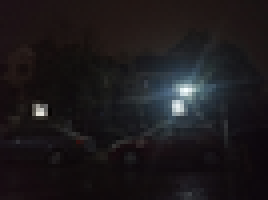
#> input picture Experiment2/night.png, 67 x 50 px, shrunk from 322 x 243 before the run (shown 4 times larger)
$ python task3_histogram_equalization.py
#> lines starting #> are read from the running program, lines starting #| are printed output that depends on the picture
### Experiment2/utils.py
"""
Utility functions for Experiment 2: Image Enhancement
"""
import cv2
import numpy as np
import matplotlib.pyplot as plt
from scipy import ndimage
import skimage.exposure as exposure

def load_experiment2_images():
    """Load images for Experiment 2"""
    first_img = cv2.imread('night.png')
#> first_img is the input picture: shape (50, 67, 3); mean B, G, R 27.6, 25.7, 28.9
    sec_img = cv2.imread('peppers.jpg')
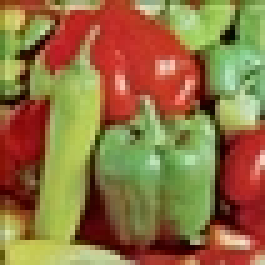
#> input picture Experiment2/peppers.JPG, 53 x 53 px, shrunk from 256 x 256 before the run, found by its file name (shown 5 times larger)
#> sec_img is the input picture: shape (53, 53, 3); mean B, G, R 65.2, 113.3, 144.5

    if first_img is None:
        raise FileNotFoundError("night.png not found")
    if sec_img is None:
        raise FileNotFoundError("peppers.jpg not found")

    # Convert BGR to RGB for display
    first_rgb = cv2.cvtColor(first_img, cv2.COLOR_BGR2RGB)
    sec_rgb = cv2.cvtColor(sec_img, cv2.COLOR_BGR2RGB)

    print(f"First Image (night.png): {first_rgb.shape}")
#| First Image (night.png): (50, 67, 3)
    print(f"Second Image (peppers.jpg): {sec_rgb.shape}")
#| Second Image (peppers.jpg): (53, 53, 3)

    return first_img, sec_img, first_rgb, sec_rgb

def save_figure(filename, dpi=300):
    """Save current matplotlib figure"""
    plt.savefig(filename, dpi=dpi, bbox_inches='tight')
    print(f"Saved: {filename}")

def show_image_grid(images, titles, rows, cols, figsize=(15, 10)):
    """Display multiple images in a grid"""
    fig, axes = plt.subplots(rows, cols, figsize=figsize)

    if rows == 1 and cols == 1:
        axes = [axes]
    elif rows > 1 or cols > 1:
        axes = axes.flatten()

    for ax, img, title in zip(axes, images, titles):
        if len(img.shape) == 2:  # Grayscale
            ax.imshow(img, cmap='gray')
        else:  # Color
            ax.imshow(img)
        ax.set_title(title, fontsize=10)
        ax.axis('off')

    # Hide empty subplots
    for i in range(len(images), len(axes)):
        axes[i].axis('off')

    plt.tight_layout()
    return fig

# [46 lines left out: function plot_histograms, not called in this run]

### Experiment2/task3_histogram_equalization.py
"""
Task 3: Histogram Equalization
"""
import cv2
import numpy as np
import matplotlib.pyplot as plt
from utils import load_experiment2_images, save_figure, show_image_grid

def apply_histogram_equalization(image_rgb):
    """Apply various histogram equalization techniques"""

    results = {'Original': image_rgb}

    # Convert to grayscale for basic equalization
    gray = cv2.cvtColor(image_rgb, cv2.COLOR_RGB2GRAY)

    # 1. Global histogram equalization
    equalized_global = cv2.equalizeHist(gray)
    results['Global Equalization'] = cv2.cvtColor(equalized_global, cv2.COLOR_GRAY2RGB)

    # 2. CLAHE (Contrast Limited Adaptive Histogram Equalization)
    clahe = cv2.createCLAHE(clipLimit=2.0, tileGridSize=(8, 8))
    equalized_clahe = clahe.apply(gray)
    results['CLAHE (Clip=2.0)'] = cv2.cvtColor(equalized_clahe, cv2.COLOR_GRAY2RGB)

    # 3. CLAHE with different parameters
    clahe2 = cv2.createCLAHE(clipLimit=4.0, tileGridSize=(16, 16))
    equalized_clahe2 = clahe2.apply(gray)
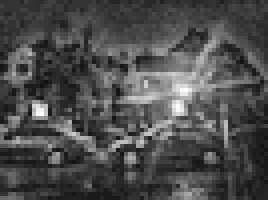
#> equalized_clahe2: shape (50, 67) (shown 4 times larger); min 18, max 255, mean 76.6
    results['CLAHE (Clip=4.0)'] = cv2.cvtColor(equalized_clahe2, cv2.COLOR_GRAY2RGB)

    # 4. Color image equalization (per channel)
    if len(image_rgb.shape) == 3:
        # Method 1: Equalize each channel separately
        channels = cv2.split(image_rgb)
        eq_channels = []
        for ch in channels:
            eq_channels.append(cv2.equalizeHist(ch))
#> this loop made 3 passes
#> after the loop, eq_channels = 3 items
        equalized_color = cv2.merge(eq_channels)
        results['Color Equalization (per channel)'] = equalized_color

        # Method 2: Equalize in LAB color space
        lab = cv2.cvtColor(image_rgb, cv2.COLOR_RGB2LAB)
#> lab: shape (50, 67, 3); mean of channels 0, 1, 2 24.4, 129.9, 127.5
        l, a, b = cv2.split(lab)
        l_eq = cv2.equalizeHist(l)
        lab_eq = cv2.merge([l_eq, a, b])
#> lab_eq: shape (50, 67, 3); mean of channels 0, 1, 2 132.7, 129.9, 127.5
        equalized_lab = cv2.cvtColor(lab_eq, cv2.COLOR_LAB2RGB)
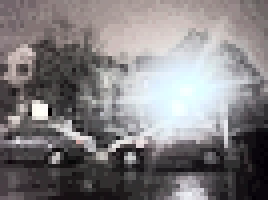
#> equalized_lab: shape (50, 67, 3) (shown 4 times larger); mean R, G, B 130.2, 126.7, 128.4
        results['LAB Space Equalization'] = equalized_lab

        # Method 3: Equalize in YUV color space
        yuv = cv2.cvtColor(image_rgb, cv2.COLOR_RGB2YUV)
#> yuv: shape (50, 67, 3); mean of channels 0, 1, 2 26.9, 128.4, 129.8
        y, u, v = cv2.split(yuv)
        y_eq = cv2.equalizeHist(y)
        yuv_eq = cv2.merge([y_eq, u, v])
#> yuv_eq: shape (50, 67, 3); mean of channels 0, 1, 2 132, 128.4, 129.8
        equalized_yuv = cv2.cvtColor(yuv_eq, cv2.COLOR_YUV2RGB)
        results['YUV Space Equalization'] = equalized_yuv

    # 5. Adaptive equalization with different grid sizes
    grid_sizes = [(4, 4), (8, 8), (16, 16)]
    for grid in grid_sizes:
        clahe_grid = cv2.createCLAHE(clipLimit=2.0, tileGridSize=grid)
        equalized_grid = clahe_grid.apply(gray)
        results[f'CLAHE Grid {grid}'] = cv2.cvtColor(equalized_grid, cv2.COLOR_GRAY2RGB)
#> this loop made 3 passes
#> pass 1, in apply_histogram_equalization, `equalized_grid = clahe_grid.apply(gray)`:
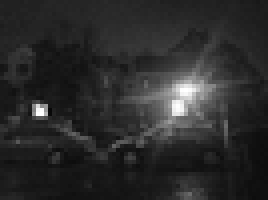
#> equalized_grid: shape (50, 67) (shown 4 times larger); min 8, max 255, mean 43.4
#> after the loop, results = 10 items

    return results

def plot_cumulative_histograms(images_dict):
    """Plot cumulative distribution functions for comparison"""
    fig, axes = plt.subplots(2, 3, figsize=(15, 10))
    axes = axes.flatten()

    methods = list(images_dict.keys())[:6]  # Plot first 6 methods

    for idx, method in enumerate(methods):
        img = images_dict[method]
        if len(img.shape) == 3:
            gray = cv2.cvtColor(img, cv2.COLOR_RGB2GRAY)
        else:
            gray = img

        # Compute histogram and CDF
        hist, bins = np.histogram(gray.flatten(), 256, [0, 256])
        cdf = hist.cumsum()
        cdf_normalized = cdf / cdf.max()

        ax = axes[idx]
        ax.plot(cdf_normalized, color='blue')
        ax.set_title(f'{method}\nCDF')
        ax.set_xlabel('Pixel Value')
        ax.set_ylabel('Cumulative Probability')
        ax.grid(True, alpha=0.3)
        ax.set_xlim([0, 255])

    plt.tight_layout()
    return fig

def main():
    print("=" * 60)
    print("TASK 3: HISTOGRAM EQUALIZATION")
    print("=" * 60)

    # Load first image (night.png)
    first_img, _, first_rgb, _ = load_experiment2_images()

    print("\nApplying histogram equalization techniques...")

    # Apply equalization methods
    equalized = apply_histogram_equalization(first_rgb)
#> equalized = 10 items

    # Display results
    images = list(equalized.values())
#> images = 10 items
    titles = list(equalized.keys())
#> titles = ['Original', 'Global Equalization', 'CLAHE (Clip=2.0)', 'CLAHE (Clip=4.0)', 'Color Equalization (per channel)', 'LAB Space Equalization', 'YUV Space Equalization', 'CLAHE Grid (4, 4)', 'CLAHE Grid (8, 8)', 'CLAHE Grid (16, 16)']

    fig1 = show_image_grid(images, titles, 3, 3, figsize=(15, 12))
#> the loop in show_image_grid, `for ax, img, title in zip(axes, images, titles):` made 9 passes
    plt.suptitle('Histogram Equalization Methods', fontsize=16, y=1.02)
    save_figure('output_task3_equalization_methods.png')
#> in save_figure, `plt.savefig(filename, dpi=dpi, bbox_inches='tight')`:
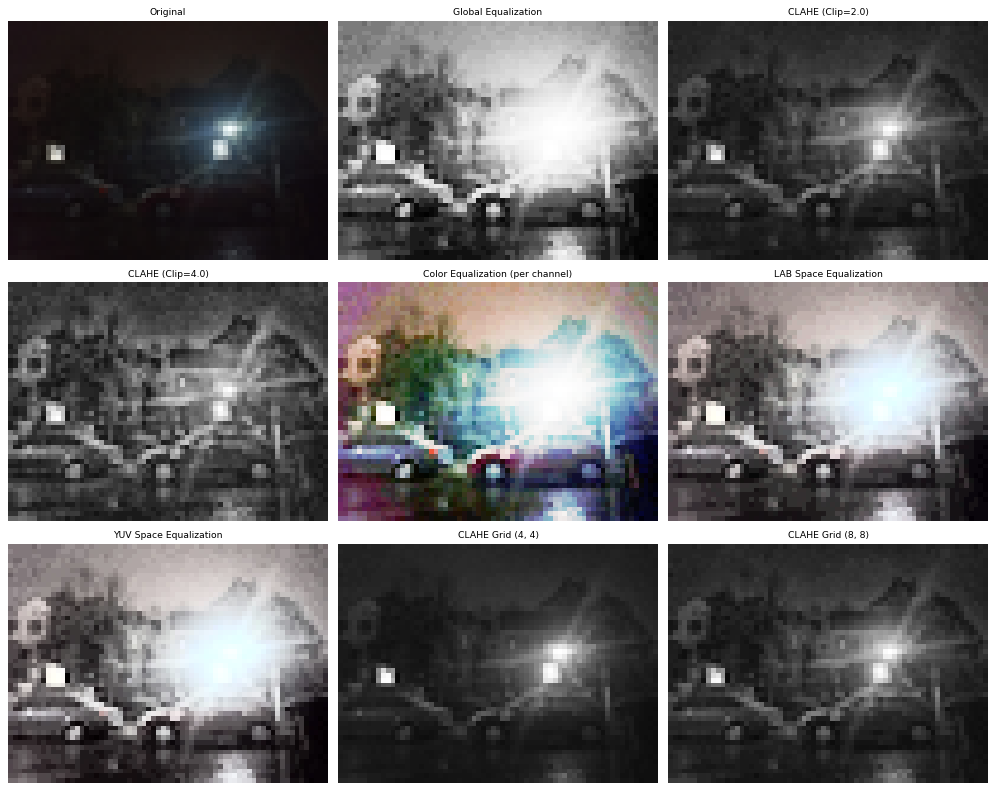
#> figure drawn by matplotlib, 9 panels
    plt.show()

    # Plot cumulative histograms
    print("\nAnalyzing cumulative distribution functions...")
    fig2 = plot_cumulative_histograms(equalized)
#> in plot_cumulative_histograms, `methods = list(images_dict.keys())[:6]`: methods = ['Original', 'Global Equalization', 'CLAHE (Clip=2.0)', 'CLAHE (Clip=4.0)', 'Color Equalization (per channel)', 'LAB Space Equalization']
#> the loop in plot_cumulative_histograms, `for idx, method in enumerate(methods):` made 6 passes
    plt.suptitle('Cumulative Distribution Functions (CDFs)', fontsize=16, y=1.02)
    save_figure('output_task3_cumulative_histograms.png')
#> call 2 of save_figure, with filename = 'output_task3_cumulative_histograms.png', dpi = 300
#> in save_figure (call 2), `plt.savefig(filename, dpi=dpi, bbox_inches='tight')`:
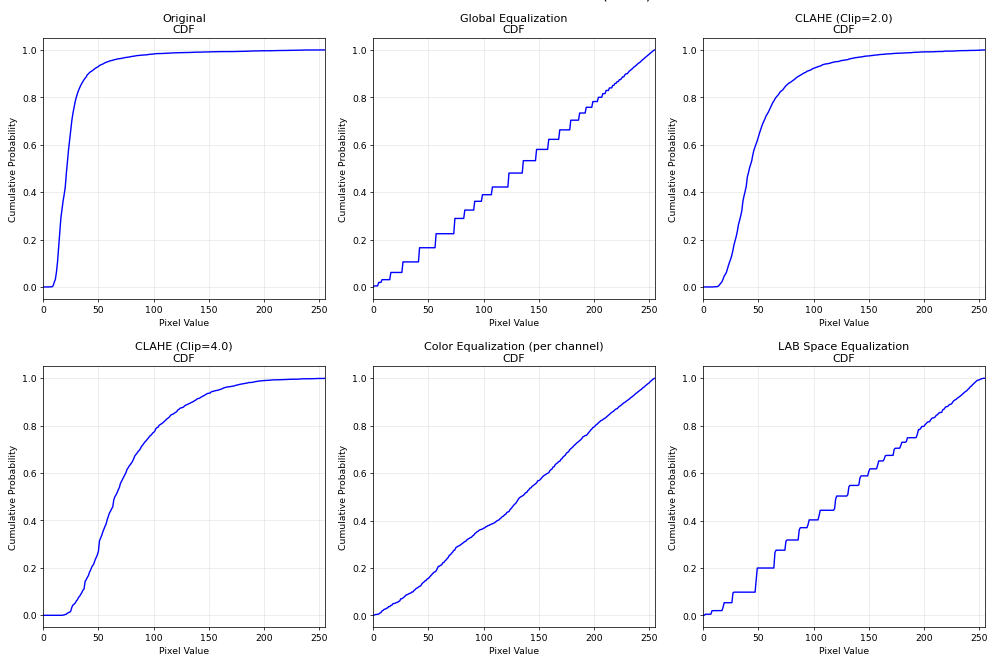
#> figure drawn by matplotlib, 6 panels; panel 1: curve peaks at x = 253, y = 1; panel 2: curve peaks at x = 255, y = 1; panel 3: curve peaks at x = 255, y = 1; panel 4: curve peaks at x = 255, y = 1

    # Compare before/after histograms for best methods
    print("\nComparing histogram distributions...")
    best_methods = ['Original', 'Global Equalization', 'CLAHE (Clip=2.0)',
                   'LAB Space Equalization', 'CLAHE Grid (16, 16)']

    fig3, axes = plt.subplots(len(best_methods), 2, figsize=(12, 3*len(best_methods)))

    for idx, method in enumerate(best_methods):
        img = equalized[method]

        # Show image
        axes[idx, 0].imshow(img)
        axes[idx, 0].set_title(method)
        axes[idx, 0].axis('off')

        # Show histogram
        if len(img.shape) == 3:
            gray = cv2.cvtColor(img, cv2.COLOR_RGB2GRAY)
        else:
            gray = img

        axes[idx, 1].hist(gray.flatten(), bins=256, color='gray', alpha=0.7, density=True)
        axes[idx, 1].set_title(f'Histogram\nMean: {gray.mean():.1f}, Std: {gray.std():.1f}')
        axes[idx, 1].set_xlabel('Pixel Value')
        axes[idx, 1].set_ylabel('Frequency')
        axes[idx, 1].set_xlim([0, 255])
        axes[idx, 1].grid(True, alpha=0.3)

    plt.tight_layout()
    save_figure('output_task3_histogram_comparison.png')
#> call 3 of save_figure, with filename = 'output_task3_histogram_comparison.png', dpi = 300
#> in save_figure (call 3), `plt.savefig(filename, dpi=dpi, bbox_inches='tight')`:
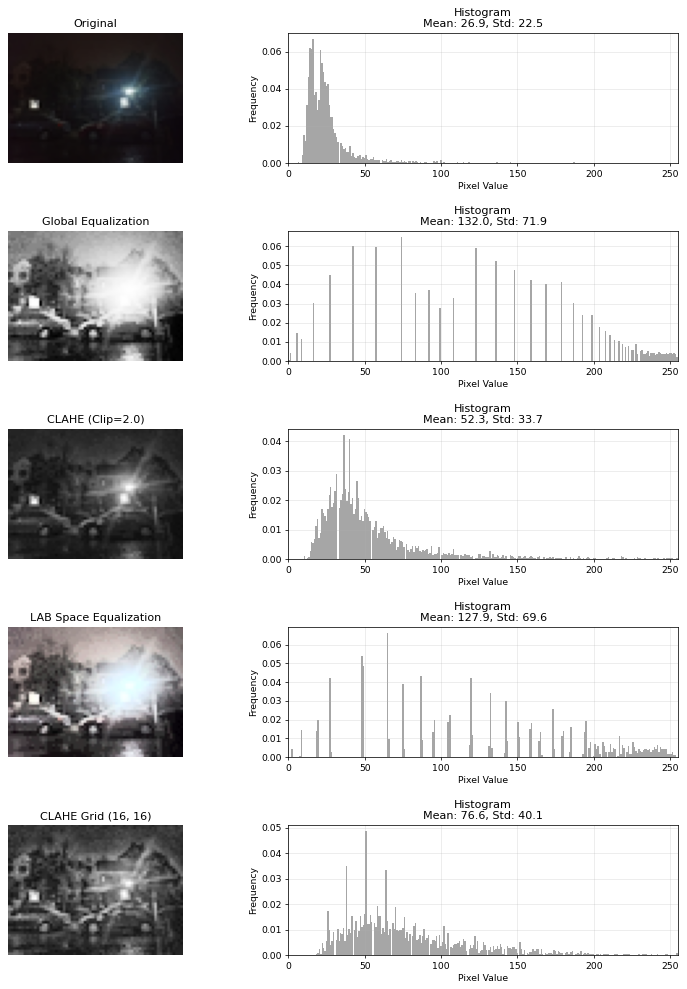
#> figure drawn by matplotlib, 10 panels; panel 2: tallest bar 0.0668 high, from x = 15.65 to 16.61; panel 4: tallest bar 0.0647 high, from x = 73.71 to 74.71; panel 6: tallest bar 0.0421 high, from x = 35.84 to 36.8; panel 8: tallest bar 0.0662 high, from x = 64.49 to 65.48

    # Save best results
    cv2.imwrite('output_global_equalized.jpg',
                cv2.cvtColor(equalized['Global Equalization'], cv2.COLOR_RGB2BGR))
    cv2.imwrite('output_clahe_equalized.jpg',
                cv2.cvtColor(equalized['CLAHE (Clip=2.0)'], cv2.COLOR_RGB2BGR))

    print("\n✅ Task 3 completed successfully!")
    print("\nSummary of findings:")
    print("- Global equalization can cause over-enhancement")
    print("- CLAHE preserves local contrast better")
    print("- Color space equalization (LAB/YUV) often gives better results for color images")

    plt.show()

if __name__ == "__main__":
    main()
